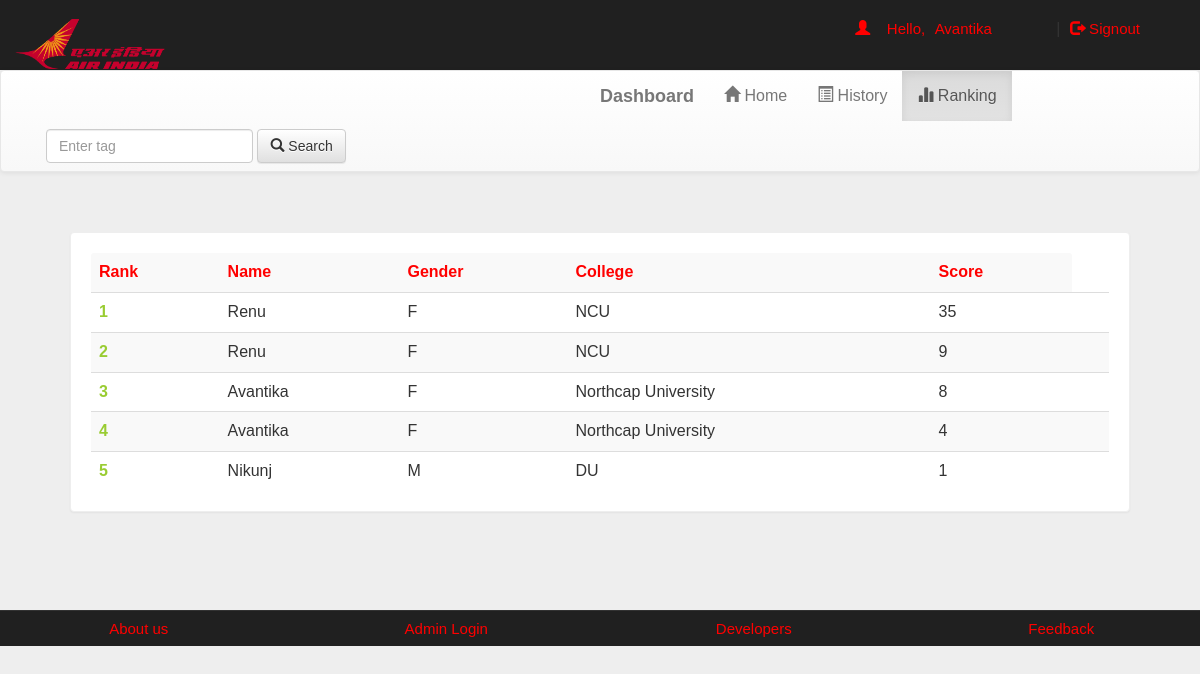
/account.php?q=3 (signed in), run on the app's committed database.
### tables this page shows
CREATE TABLE `rank` (
  `email` varchar(50) NOT NULL,
  `score` int(11) NOT NULL,
  `time` timestamp NOT NULL DEFAULT CURRENT_TIMESTAMP ON UPDATE CURRENT_TIMESTAMP
);

CREATE TABLE `user` (
  `name` varchar(50) NOT NULL,
  `gender` varchar(5) NOT NULL,
  `college` varchar(100) NOT NULL,
  `email` varchar(50) NOT NULL,
  `mob` bigint(20) NOT NULL,
  `password` varchar(50) NOT NULL
);

### account.php (the view, shortened to what this page needs)
<!DOCTYPE html>
<html>
<head>
<link  rel="stylesheet" href="css/bootstrap.min.css"/>
 <link  rel="stylesheet" href="css/bootstrap-theme.min.css"/>
 <link rel="stylesheet" href="css/main.css">
 <link  rel="stylesheet" href="css/font.css">
</head>
<body>
<div class="header">
<div class="row">
<div class="col-lg-6">
<div class="logo"><img src="logo.png" height="50px" width="150px""></div></div>
<div class="col-md-4 col-md-offset-2">
 <?php
 include_once 'dbConnection.php';
  if(!(isset($_SESSION['email']))){
header("location:index.php");
}
else
{
$name = $_SESSION['name'];
echo '<span class="pull-right top title1" ><span class="log1"><span class="glyphicon glyphicon-user" aria-hidden="true"></span>&nbsp;&nbsp;&nbsp;&nbsp;Hello,</span> <a href="account.php?q=1" class="log log1">'.$name.'</a>&nbsp;|&nbsp;<a href="logout.php?q=account.php" class="log"><span class="glyphicon glyphicon-log-out" aria-hidden="true"></span>&nbsp;Signout</button></a></span>';
}?>
</div>
</div></div>
<div class="bg">
<nav class="navbar navbar-default title1">
  <div class="container-fluid">
    <div class="navbar-header">
      <a class="navbar-brand" href="#"><b>Dashboard</b></a>
    </div>
    <div class="collapse navbar-collapse" id="bs-example-navbar-collapse-1">
      <ul class="nav navbar-nav">
        <li <?php if(@$_GET['q']==1) echo'class="active"'; ?> ><a href="account.php?q=1"><span class="glyphicon glyphicon-home" aria-hidden="true"></span>&nbsp;Home<span class="sr-only">(current)</span></a></li>
        <li <?php if(@$_GET['q']==2) echo'class="active"'; ?>><a href="account.php?q=2"><span class="glyphicon glyphicon-list-alt" aria-hidden="true"></span>&nbsp;History</a></li>
		<li <?php if(@$_GET['q']==3) echo'class="active"'; ?>><a href="account.php?q=3"><span class="glyphicon glyphicon-stats" aria-hidden="true"></span>&nbsp;Ranking</a></li></ul>
            <form class="navbar-form navbar-left" role="search">
        <div class="form-group">
          <input type="text" class="form-control" placeholder="Enter tag ">
        </div>
        <button type="submit" class="btn btn-default"><span class="glyphicon glyphicon-search" aria-hidden="true"></span>&nbsp;Search</button>
      </form>
      </div>
  </div>
</nav>
<div class="container">
<div class="row">
<div class="col-md-12">
<?php
if(@$_GET['q']== 3)
{
$q=mysqli_query($con,"SELECT * FROM rank  ORDER BY score DESC " )or die('Error223');
echo  '<div class="panel title">
<table class="table table-striped title1" >
<tr style="color:red"><td><b>Rank</b></td><td><b>Name</b></td><td><b>Gender</b></td><td><b>College</b></td><td><b>Score</b></td></tr>';
$c=0;
while($row=mysqli_fetch_array($q) )
{
$e=$row['email'];
$s=$row['score'];
$q12=mysqli_query($con,"SELECT * FROM user WHERE email='$e' " )or die('Error231');
while($row=mysqli_fetch_array($q12) )
{
$name=$row['name'];
$gender=$row['gender'];
$college=$row['college'];
}
$c++;
echo '<tr><td style="color:#99cc32"><b>'.$c.'</b></td><td>'.$name.'</td><td>'.$gender.'</td><td>'.$college.'</td><td>'.$s.'</td><td>';
}
echo '</table></div>';}
?>
</div></div></div></div>
<div class="row footer">
<div class="col-md-3 box">
<a href="http://www.airindia.in" target="_blank">About us</a>
</div>
<div class="col-md-3 box">
<a href="#" data-toggle="modal" data-target="#login">Admin Login</a></div>
<div class="col-md-3 box">
<a href="#" data-toggle="modal" data-target="#developers">Developers</a>
</div>
<div class="col-md-3 box">
<a href="feedback.php" target="_blank">Feedback</a></div></div>
</body>
</html>

### css/main.css (style rules this page uses)
body { overflow-x:hidden; width:100%; font: 15px "Century Gothic", "Times Roman", sans-serif; background:#eee; min-height:550px; background-attachment:fixed; }
.bg { min-height:540px; }
.panel { border-color:#eee; margin:40px; padding:20px; font: 15px "Century Gothic", "Times Roman", sans-serif; }
.title { font-family:'typo'; }
.header { background:#202020; height:70px; }
.logo { font-family:'typo'; font-size:35px; color:#ff0000; margin:15px; }
.title1 { font: 16px "Century Gothic", "Times Roman", sans-serif; }
.footer { font-size:15px; text-align:center; border-top:1px solid; border-color:#323232; background-color:#202020; }
.footer a { margin:25px; color:red; text-decoration:none; font: 15px "Century Gothic", "Times Roman", sans-serif; }
.box { padding:9px; }
.top { margin-top:20px; }
.log1 { font: 15px 'Ubuntu', sans-serif; color:red; margin-left:10px; }
.log { margin:10px; margin-right:60px; margin-left:5px; color:red; text-decoration:none; font-size:20px; font-size:15px; }

### data on the page
rank: user.name "Renu", user.gender "F", user.college "NCU", score "35"
rank: score "9"
user: name "Renu", gender "F", college "NCU"
rank: user.name "Avantika", user.gender "F", user.college "Northcap University", score "8"
rank: score "4"
user: name "Avantika", gender "F", college "Northcap University"
rank: user.name "Nikunj", user.gender "M", user.college "DU", score "1"

### other printed values
$name "Avantika"
